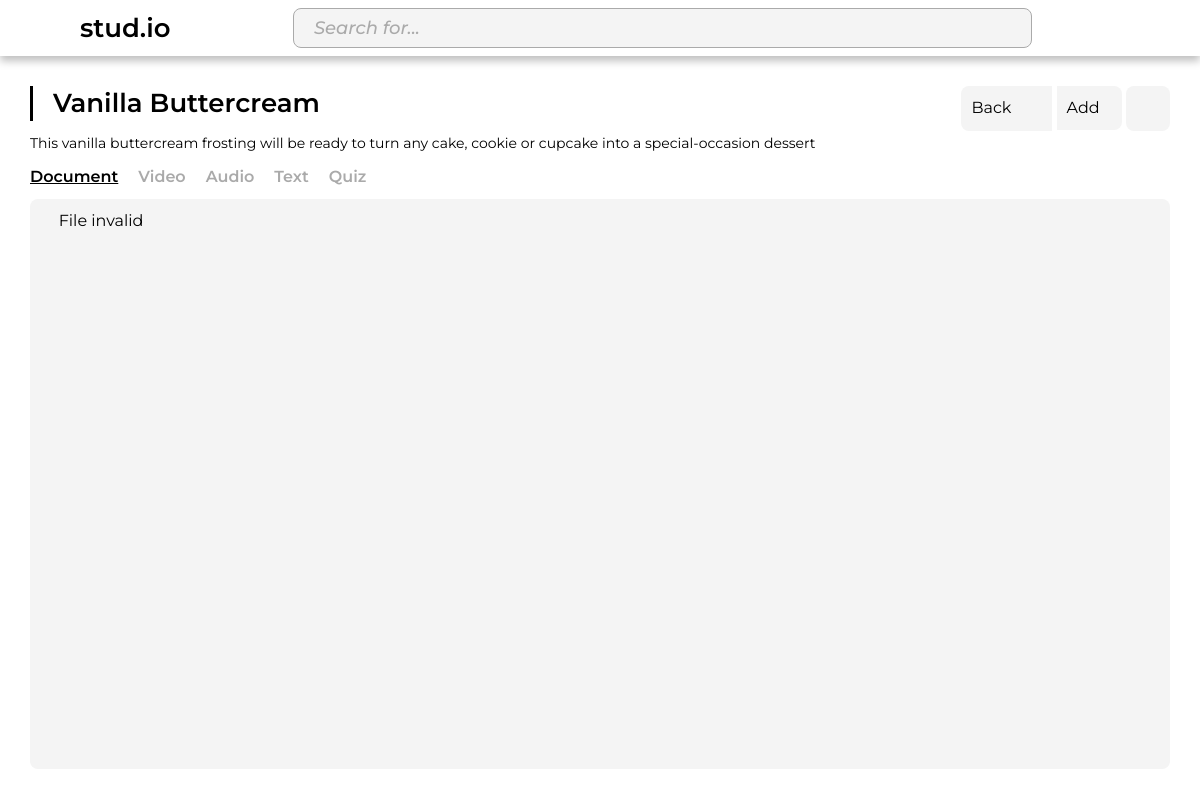
Page /Dev/Topic?id=4 (signed in) on the committed database.
### tables this page shows
CREATE TABLE `topic` (
  `topic_ID` int(11) NOT NULL,
  `topic_name` varchar(100) NOT NULL,
  `topic_description` varchar(150) NOT NULL,
  `difficulty_ID` int(11) DEFAULT NULL,
  `course_ID` int(11) NOT NULL
);

### Dev/skeleton.php (called while the page is built, shortened)
<?php
include '../head.php';
include '../config.php';
$sql = "SELECT theme FROM user where username='$_SESSION[username]';";
$result = $conn->query($sql);
if ($result->num_rows > 0) {
    while ($row = $result->fetch_assoc()) {
        $theme = $row["theme"];
    }
}
?>

### Dev/Topic/index.php (the view, shortened to what this page needs)
<?php include '../skeleton.php'; ?>
<head>
</head>
<body class="<?php echo $theme; ?>">
    <div class="main-container">
        <?php
        include '../navbar.php';
        include 'topic.php';
        ?>
    </div>
</body>

### Dev/Topic/content.php (shortened to what this page needs)
<?php
include '../config.php';
$get_id = $_GET['id'];
$user_ID = "$_SESSION[id]";
$sql = "SELECT * FROM topic INNER JOIN course ON course.course_ID = topic.course_ID where user_ID='$user_ID' AND topic_ID='$get_id';";
$result = $conn->query($sql);
$topic_name = $topic_description = $difficulty_ID = "";
if ($result->num_rows > 0) {
    while ($row = $result->fetch_assoc()) {
        $topic_name = $row["topic_name"];
        $topic_description = $row["topic_description"];
        $course_ID = $row["course_ID"];
    }
}
?>
<div class="topic-container">
    <div class="topic-header">
        <div class="topic-header-box">
            <div class="topic-title-box">
                <span id="topic-header-title" class="topic-header-title" contenteditable="true" value=><?php echo $topic_name; ?></span>
            </div>
            <div class="topic-action-buttons-box">
                <div class="topic-action-buttons">
                    <button id="topicButton" class="action-btn" type="button" onclick="location.href='<?php echo '../Dashboard?id=' . $course_ID; ?>'">
                        Back <i class="fal fa-solid fa-arrow-left"></i>
                    </button>
                    <button id="editButton" class="action-btn" type="button">
                        Add <i class="fal fa-solid fa-file-plus"></i>
                    </button>
                </div>
                <div class="topic-action-buttons">
                    <button id="viewBtn" class="topic-action-button action-btn" type="button" onclick="changeView()">
                        <i class="fal fa-regular fa-list"></i>
                    </button>
                </div>
            </div>
        </div>
        <div class="topic-header-box">
            <span id="topic-description" class="topic-description" contenteditable="true"><?php echo $topic_description; ?></span>
        </div>
    </div>
    <div class="topic-content-box">
        <?php include 'tab.php';?>
    </div>
</div>

### Style/style.css (style rules this page uses)
* { margin: 0; padding: 0; font-family: 'Montserrat'; color: var(--font); }

### Style/index.css (style rules this page uses)
body { background: var(--bg) !important; }
.fal { font-size: 24px; display: inline-flex !important; align-items: center; }
.action-btn { border-radius: 0px; border: none; background-color: var(--action-btn-bg); color: var(--action-btn-font); font-size: 16px; padding: 10px; outline: none; }
.action-btn:first-child { border-radius: 8px 0 0 8px; }
.action-btn:last-child { border-radius: 0 8px 8px 0; }
.action-btn .fal { vertical-align: middle; margin-left: 8px; }

### Style/Topic/topic.css (style rules this page uses)
.topic-container { width: 100%; height: 100%; padding: 30px; }
.topic-header { width: 100%; margin-bottom: 10px; }
.topic-header-box { width: 100%; display: inline-flex; justify-content: space-between; }
.topic-title-box { width: 60%; display: inline-flex; justify-content: space-between; border-left: 3px solid var(--font); margin-bottom: 10px; }
.topic-header-title { font: var(--font); font-weight: 600; font-size: 26px; margin-left: 20px; align-self: center; line-height: normal; overflow: hidden; text-overflow: ellipsis; display: -webkit-box; -webkit-line-clamp: 1; line-clamp: 1; -webkit-box-orient: vertical; }
.topic-description { font-size: 14px; overflow: hidden; text-overflow: ellipsis; display: -webkit-box; -webkit-line-clamp: 2; line-clamp: 2; -webkit-box-orient: vertical; }
.topic-action-buttons-box { float: right; }
.topic-action-buttons { display: inline; }
.topic-action-button { border-radius: 8px !important; }
.topic-action-button .fal { margin: 0; width: 24px; justify-content: center; }

### Style/Theme/light.css (style rules this page uses)
.light { --bg: #fff; --font: #000; --font-hover: #bf1818; --icon: #000; --icon-hover: #bf1818; --icon-disabled: #aaa; --box-shadow: 0px 4px 4px 0px rgba(0, 0, 0, 0.25); --header-bg: #fff; --header-dropdown-bg: #f4f4f4; --header-dropdown-bg-hover: #fff; --sidebar-bg: #f4f4f4; --sidebar-item-bg-selected: rgba(0, 0, 0, 0.1); --sidebar-item-bg-hover: rgba(0, 0, 0, 0.3); --sidebar-button-bg: rgba(0, 0, 0, 0.1); --sidebar-button-bg-hover: rgba(0, 0, 0, 0.3); --searchbar-bg: #f4f4f4; --searchbar-border: #aaa; --searchbar-icon: #aaa; --searchbar-placeholder: #aaa; --searchbar-cancel-opacity: 0.3; --textbox-bg: #f4f4f4; --textbox-border: #aaa; --textbox-icon: var(--icon); --textbox-placeholder: #aaa; --table-border-bottom: #d4d4d4; --table-bg-hover: #0000001A; --primary-btn-bg: #bf1818; --primary-btn-bg-hover: #000; --primary-btn-bg-disabled: #404040; --primary-btn-border: #bf1818; --primary-btn-border-hover: #000; --primary-btn-border-disabled: #404040; --primary-btn-font: #fff; --primary-btn-font-hover: #fff; --primary-btn-font-disabled: #eee; --secondary-btn-bg: transparent; --secondary-btn-border: #bf1818; --secondary-btn-border-hover: #000; --secondary-btn-border-disabled: #404040; --secondary-btn-font: #bf1818; --secondary-btn-font-hover: #000; --secondary-btn-font-disabled: #404040; --action-btn-bg: #f4f4f4; --action-btn-bg-hover: #aaa; --action-btn-bg-disabled: #f4f4f4; --action-btn-font: #000; --action-btn-font-hover: #000; --action-btn-font-disabled: #aaa; --popup-bg: rgba(0, 0, 0, 0.6); --container-bg-1: #F4F4F4; --container-bg-2: #aaa; }

### rows in the picture
topic: topic_name "Vanilla Buttercream", topic_description "This vanilla buttercream frosting will be ready to turn any cake, cookie or cupcake into a special-occasion dessert"
